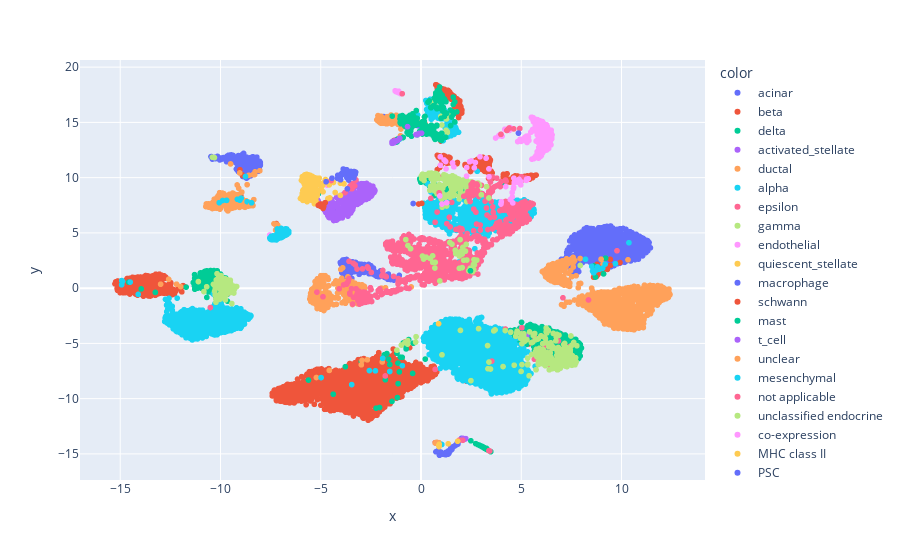

The notebook cell this image was saved under:
### Code cell
import plotly.express as px 

px.scatter(x=data.obsm['X_umap'][:, 0], y=data.obsm['X_umap'][:, 1], color=data.obs['celltype'])

### Figure 1 — Plotly figure (JSON) as saved in the notebook; plotly's stock layout.template omitted (floating-point values rounded to 4 significant figures; data arrays with more than 128 entries replaced by an {"elided": "..."} marker saying what was removed)
{"data": [{"hovertemplate": "color=acinar<br>x=%{x}<br>y=%{y}<extra></extra>", "legendgroup": "acinar", "marker": {"color": "#636efa", "symbol": "circle"}, "mode": "markers", "name": "acinar", "showlegend": true, "type": "scattergl", "x": {"elided": "1368 float values"}, "xaxis": "x", "y": {"elided": "1368 float values"}, "yaxis": "y"}, {"hovertemplate": "color=beta<br>x=%{x}<br>y=%{y}<extra></extra>", "legendgroup": "beta", "marker": {"color": "#EF553B", "symbol": "circle"}, "mode": "markers", "name": "beta", "showlegend": true, "type": "scattergl", "x": {"elided": "3354 float values"}, "xaxis": "x", "y": {"elided": "3354 float values"}, "yaxis": "y"}, {"hovertemplate": "color=delta<br>x=%{x}<br>y=%{y}<extra></extra>", "legendgroup": "delta", "marker": {"color": "#00cc96", "symbol": "circle"}, "mode": "markers", "name": "delta", "showlegend": true, "type": "scattergl", "x": {"elided": "917 float values"}, "xaxis": "x", "y": {"elided": "917 float values"}, "yaxis": "y"}, {"hovertemplate": "color=activated_stellate<br>x=%{x}<br>y=%{y}<extra></extra>", "legendgroup": "activated_stellate", "marker": {"color": "#ab63fa", "symbol": "circle"}, "mode": "markers", "name": "activated_stellate", "showlegend": true, "type": "scattergl", "x": {"elided": "284 float values"}, "xaxis": "x", "y": {"elided": "284 float values"}, "yaxis": "y"}, {"hovertemplate": "color=ductal<br>x=%{x}<br>y=%{y}<extra></extra>", "legendgroup": "ductal", "marker": {"color": "#FFA15A", "symbol": "circle"}, "mode": "markers", "name": "ductal", "showlegend": true, "type": "scattergl", "x": {"elided": "1804 float values"}, "xaxis": "x", "y": {"elided": "1804 float values"}, "yaxis": "y"}, {"hovertemplate": "color=alpha<br>x=%{x}<br>y=%{y}<extra></extra>", "legendgroup": "alpha", "marker": {"color": "#19d3f3", "symbol": "circle"}, "mode": "markers", "name": "alpha", "showlegend": true, "type": "scattergl", "x": {"elided": "4214 float values"}, "xaxis": "x", "y": {"elided": "4214 float values"}, "yaxis": "y"}, {"hovertemplate": "color=epsilon<br>x=%{x}<br>y=%{y}<extra></extra>", "legendgroup": "epsilon", "marker": {"color": "#FF6692", "symbol": "circle"}, "mode": "markers", "name": "epsilon", "showlegend": true, "type": "scattergl", "x": [7.427, 5.808, 3.534, 7.048, 6.171, 6.854, 7.187, 7.363, 6.078, 6.064, 5.655, 6.081, 5.652, 5.923, 6.386, 4.207, 6.152, 6.438, -9.647, -10.12, -10.5, 2.269, 0.4897, 0.9921, 0.5725, 0.9158, 3.017, 0.8868], "xaxis": "x", "y": [-5.276, -6.103, -6.603, -6.274, -5.252, -4.774, -6.468, -6.8, -6.554, -6.278, -6.434, -5.729, -4.388, -6.632, -5.324, -3.698, -6.861, -7.004, -0.4927, -0.9585, -1.753, 9.085, 8.124, 8.18, 8.967, 8.485, 9.297, 10.09], "yaxis": "y"}, {"hovertemplate": "color=gamma<br>x=%{x}<br>y=%{y}<extra></extra>", "legendgroup": "gamma", "marker": {"color": "#B6E880", "symbol": "circle"}, "mode": "markers", "name": "gamma", "showlegend": true, "type": "scattergl", "x": {"elided": "571 float values"}, "xaxis": "x", "y": {"elided": "571 float values"}, "yaxis": "y"}, {"hovertemplate": "color=endothelial<br>x=%{x}<br>y=%{y}<extra></extra>", "legendgroup": "endothelial", "marker": {"color": "#FF97FF", "symbol": "circle"}, "mode": "markers", "name": "endothelial", "showlegend": true, "type": "scattergl", "x": {"elided": "289 float values"}, "xaxis": "x", "y": {"elided": "289 float values"}, "yaxis": "y"}, {"hovertemplate": "color=quiescent_stellate<br>x=%{x}<br>y=%{y}<extra></extra>", "legendgroup": "quiescent_stellate", "marker": {"color": "#FECB52", "symbol": "circle"}, "mode": "markers", "name": "quiescent_stellate", "showlegend": true, "type": "scattergl", "x": {"elided": "173 float values"}, "xaxis": "x", "y": {"elided": "173 float values"}, "yaxis": "y"}, {"hovertemplate": "color=macrophage<br>x=%{x}<br>y=%{y}<extra></extra>", "legendgroup": "macrophage", "marker": {"color": "#636efa", "symbol": "circle"}, "mode": "markers", "name": "macrophage", "showlegend": true, "type": "scattergl", "x": [1.239, 1.839, 1.607, 1.047, 1.185, 1.397, 1.364, 1.213, 1.414, 1.354, 1.534, 0.9218, 1.54, 1.204, 1.236, 0.9987, 1.436, 1.846, 1.396, 1.377, 1.102, 1.247, 1.216, 1.16, 1.438, 1.496, 1.034, 1.002, 1.323, 1.289, 1.735, 1.384, 1.347, 1.48, 1.842, 1.856, 1.768, 1.163, 1.472, 1.541, 2.018, 1.483, 1.805, 1.228, 1.679, 1.24, 1.034, 0.9487, 0.8439, 1.094, 0.98, 1.107, 0.7429, 1.105, 1.612], "xaxis": "x", "y": [-14.97, -14.0, -14.35, -14.97, -14.98, -14.8, -14.74, -14.92, -14.71, -15.02, -14.51, -15.12, -14.52, -15.01, -15.0, -14.98, -14.79, -13.93, -14.75, -14.82, -15.03, -15.07, -15.05, -15.01, -14.71, -14.44, -15.02, -15.01, -14.93, -14.85, -14.19, -14.97, -14.84, -14.63, -14.11, -13.89, -14.18, -15.05, -14.59, -14.59, -13.6, -14.65, -14.02, -14.96, -14.28, -14.87, -14.9, -14.85, -14.71, -15.0, -14.83, -15.0, -14.81, -14.97, -14.35], "yaxis": "y"}, {"hovertemplate": "color=schwann<br>x=%{x}<br>y=%{y}<extra></extra>", "legendgroup": "schwann", "marker": {"color": "#EF553B", "symbol": "circle"}, "mode": "markers", "name": "schwann", "showlegend": true, "type": "scattergl", "x": [-5.012, -5.12, -4.846, -4.993, -5.0, -5.015, -4.917, -4.972, -4.776, -5.035, -4.863, -4.886, -4.903], "xaxis": "x", "y": [7.412, 7.486, 7.424, 7.593, 7.439, 7.529, 7.557, 7.611, 7.738, 7.609, 7.426, 7.218, 7.388], "yaxis": "y"}, {"hovertemplate": "color=mast<br>x=%{x}<br>y=%{y}<extra></extra>", "legendgroup": "mast", "marker": {"color": "#00cc96", "symbol": "circle"}, "mode": "markers", "name": "mast", "showlegend": true, "type": "scattergl", "x": [3.051, 2.935, 3.013, 3.075, 3.01, 3.108, 3.154, 3.128, 3.038, 3.273, 3.254, 3.171, 3.264, 3.13, 3.166, 3.079, 3.083, 3.197, 3.102, 3.177, 3.182, 3.143, 2.84, 2.95, 3.252, 3.166, 3.35, 3.182, 3.47, 3.43, 3.48, 3.456], "xaxis": "x", "y": [-14.36, -14.23, -14.3, -14.37, -14.31, -14.39, -14.44, -14.44, -14.32, -14.56, -14.58, -14.46, -14.5, -14.41, -14.49, -14.36, -14.37, -14.49, -14.4, -14.47, -14.5, -14.43, -14.17, -14.26, -14.5, -14.47, -14.66, -14.48, -14.8, -14.74, -14.8, -14.77], "yaxis": "y"}, {"hovertemplate": "color=t_cell<br>x=%{x}<br>y=%{y}<extra></extra>", "legendgroup": "t_cell", "marker": {"color": "#ab63fa", "symbol": "circle"}, "mode": "markers", "name": "t_cell", "showlegend": true, "type": "scattergl", "x": [2.118, 2.216, 2.156, 2.146, 2.121, 2.233, 2.089], "xaxis": "x", "y": [-13.68, -13.64, -13.69, -13.62, -13.7, -13.62, -13.6], "yaxis": "y"}, {"hovertemplate": "color=unclear<br>x=%{x}<br>y=%{y}<extra></extra>", "legendgroup": "unclear", "marker": {"color": "#FFA15A", "symbol": "circle"}, "mode": "markers", "name": "unclear", "showlegend": true, "type": "scattergl", "x": [-9.094, -9.169, -8.486, -8.338], "xaxis": "x", "y": [9.047, 9.338, 7.545, 8.012], "yaxis": "y"}, {"hovertemplate": "color=mesenchymal<br>x=%{x}<br>y=%{y}<extra></extra>", "legendgroup": "mesenchymal", "marker": {"color": "#19d3f3", "symbol": "circle"}, "mode": "markers", "name": "mesenchymal", "showlegend": true, "type": "scattergl", "x": [-7.248, -6.699, -6.78, -6.98, -7.172, -6.775, -7.117, -6.702, -6.945, -7.254, -7.196, -7.539, -6.99, -6.92, -7.055, -6.989, -6.928, -7.487, -7.478, -7.176, -6.856, -7.099, -6.923, -7.466, -6.735, -7.058, -7.035, -7.36, -7.292, -7.013, -7.392, -7.129, -6.932, -6.846, -7.405, -7.39, -7.307, -7.331, -6.955, -7.228, -6.755, -7.022, -6.944, -7.413, -7.089, -7.212, -7.036, -7.077, -7.099, -7.266, -7.151, -6.873, -7.425, -7.155, -7.084, -7.126, -7.524, -6.596, -7.096, -7.06, -6.678, -7.501, -8.449, -7.178, -7.467, -6.83, -6.599, -6.697, -7.166, -6.789, -6.775, -7.369, -6.979, -7.246, -6.684, -7.008, -7.384, -7.276, -6.68, -7.072], "xaxis": "x", "y": [4.618, 5.353, 5.156, 5.411, 4.65, 5.087, 4.499, 5.343, 4.606, 4.741, 4.48, 4.539, 4.556, 4.621, 4.624, 4.576, 4.771, 4.409, 4.614, 4.95, 4.698, 4.811, 5.245, 4.589, 4.803, 4.918, 4.921, 4.414, 4.597, 4.82, 4.616, 5.034, 4.857, 4.729, 4.473, 4.493, 4.397, 4.549, 5.007, 4.449, 5.364, 4.777, 5.038, 4.409, 4.62, 4.362, 4.7, 4.655, 4.508, 4.384, 4.846, 5.331, 4.371, 4.484, 4.652, 4.514, 4.464, 5.155, 4.746, 4.722, 5.196, 4.552, 7.725, 4.512, 4.703, 4.901, 4.989, 5.254, 5.356, 5.153, 5.244, 4.616, 4.945, 4.382, 5.185, 4.811, 4.724, 4.401, 4.861, 4.978], "yaxis": "y"}, {"hovertemplate": "color=not applicable<br>x=%{x}<br>y=%{y}<extra></extra>", "legendgroup": "not applicable", "marker": {"color": "#FF6692", "symbol": "circle"}, "mode": "markers", "name": "not applicable", "showlegend": true, "type": "scattergl", "x": {"elided": "1154 float values"}, "xaxis": "x", "y": {"elided": "1154 float values"}, "yaxis": "y"}, {"hovertemplate": "color=unclassified endocrine<br>x=%{x}<br>y=%{y}<extra></extra>", "legendgroup": "unclassified endocrine", "marker": {"color": "#B6E880", "symbol": "circle"}, "mode": "markers", "name": "unclassified endocrine", "showlegend": true, "type": "scattergl", "x": [3.01, 2.052, 2.059, 2.458, 2.784, -0.652, -0.5204, 1.913, 2.643, 0.128, 1.977, 0.2566, 0.5818, -0.7568, 2.287, 1.055, 0.7106, 3.27, 0.4562, 0.07289, 1.446, 1.019, 0.5849, 2.218, 1.912, 1.709, 2.088, 2.253, 3.387, 2.616, 2.384, 2.567, 0.9376, 2.634, 2.667, 2.132, 1.95, 1.437, 1.73, 0.6926, 1.545], "xaxis": "x", "y": [8.45, 1.861, 3.088, 1.805, 2.537, 3.86, 3.57, 1.793, 2.58, 2.636, 3.316, 2.808, 2.928, 4.391, 2.544, 7.324, 2.339, 9.18, 2.688, 2.907, 8.23, 8.041, 2.333, 3.343, 2.908, 3.432, 3.693, 3.96, 8.161, 2.151, 1.569, 1.477, 0.6515, 1.65, 2.112, 2.525, 4.394, 4.131, 3.121, 1.823, 3.973], "yaxis": "y"}, {"hovertemplate": "color=co-expression<br>x=%{x}<br>y=%{y}<extra></extra>", "legendgroup": "co-expression", "marker": {"color": "#FF97FF", "symbol": "circle"}, "mode": "markers", "name": "co-expression", "showlegend": true, "type": "scattergl", "x": [1.281, 2.275, 1.048, 3.39, 2.659, 3.389, 2.278, 3.246, 2.712, 2.509, 2.422, 0.9401, 2.942, 4.973, 4.814, 5.25, 4.227, 5.348, 4.006, 4.62, 4.546, 4.611, 4.455, 4.578, 4.978, 4.89, 4.649, 5.268, 3.988, 4.659, 4.555, 4.631, 0.9624, 1.23, 1.572, 0.9703, 1.153, 1.638, 1.249], "xaxis": "x", "y": [7.734, 10.14, 7.609, 10.08, 10.89, 10.79, 10.92, 11.76, 11.37, 11.51, 11.44, 8.344, 11.89, 9.649, 9.583, 9.754, 9.19, 9.901, 7.811, 9.143, 8.655, 9.01, 8.014, 7.715, 9.347, 9.847, 9.543, 9.857, 7.612, 9.577, 8.245, 9.951, 11.89, 11.46, 11.33, 11.12, 11.6, 10.97, 10.8], "yaxis": "y"}, {"hovertemplate": "color=MHC class II<br>x=%{x}<br>y=%{y}<extra></extra>", "legendgroup": "MHC class II", "marker": {"color": "#FECB52", "symbol": "circle"}, "mode": "markers", "name": "MHC class II", "showlegend": true, "type": "scattergl", "x": [1.357, 0.9099, 1.829, 0.8992, 0.8841], "xaxis": "x", "y": [-14.08, -14.13, -13.85, -14.34, -14.22], "yaxis": "y"}, {"hovertemplate": "color=PSC<br>x=%{x}<br>y=%{y}<extra></extra>", "legendgroup": "PSC", "marker": {"color": "#636efa", "symbol": "circle"}, "mode": "markers", "name": "PSC", "showlegend": true, "type": "scattergl", "x": [-3.381, -3.554, -3.613, -3.706, -4.013, -3.92, -3.99, -4.152, -4.022, -4.011, -4.158, -3.948, -4.439, -3.984, -3.36, -3.407, -3.276, -3.406, -3.26, -3.324, -3.419, -3.373, -3.478, -3.669, -3.607, -3.494, -3.422, -3.624, -3.489, -3.425, -3.417, -3.395, -3.415, -4.733, -3.338, 4.863, -3.35, -3.837, -0.3911, -3.796, -3.845, -3.645, -3.709, -3.757, -3.701, -3.63, -3.694, -3.695, -3.772, -3.73, -3.879, -3.829, -3.743, -3.775], "xaxis": "x", "y": [10.18, 10.13, 10.5, 10.58, 9.805, 10.28, 10.3, 10.21, 10.24, 10.27, 9.927, 10.39, 9.95, 10.17, 10.54, 10.45, 10.32, 10.52, 10.5, 10.22, 10.35, 10.53, 10.2, 8.99, 9.785, 10.51, 10.45, 10.19, 10.56, 10.35, 10.44, 10.32, 10.33, 9.627, 10.55, 14.03, 9.972, 10.73, 7.66, 10.56, 10.64, 10.37, 10.36, 10.64, 10.61, 10.5, 9.993, 10.7, 10.33, 10.6, 10.78, 10.67, 10.72, 10.53], "yaxis": "y"}, {"hovertemplate": "color=unclassified<br>x=%{x}<br>y=%{y}<extra></extra>", "legendgroup": "unclassified", "marker": {"color": "#EF553B", "symbol": "circle"}, "mode": "markers", "name": "unclassified", "showlegend": true, "type": "scattergl", "x": [-0.1173, 0.03863], "xaxis": "x", "y": [7.616, 7.672], "yaxis": "y"}, {"hovertemplate": "color=dropped<br>x=%{x}<br>y=%{y}<extra></extra>", "legendgroup": "dropped", "marker": {"color": "#00cc96", "symbol": "circle"}, "mode": "markers", "name": "dropped", "showlegend": true, "type": "scattergl", "x": {"elided": "178 float values"}, "xaxis": "x", "y": {"elided": "178 float values"}, "yaxis": "y"}, {"hovertemplate": "color=mesenchyme<br>x=%{x}<br>y=%{y}<extra></extra>", "legendgroup": "mesenchyme", "marker": {"color": "#ab63fa", "symbol": "circle"}, "mode": "markers", "name": "mesenchyme", "showlegend": true, "type": "scattergl", "x": [0.02719, -0.1717, -1.06, -1.353, -1.154, -1.291, -1.26, -1.443, -1.348, -0.2499, -1.444, -1.301, -1.382, -0.09105, -1.202, -0.1924, -1.345, -1.333, -1.357, -1.348, -1.41, -1.383, -1.399, -0.1768, -1.361, -0.6717, -1.345], "xaxis": "x", "y": [14.03, 13.9, 13.57, 13.22, 13.38, 13.25, 13.29, 13.1, 13.19, 13.89, 13.23, 13.35, 13.18, 14.02, 13.32, 13.92, 13.19, 13.2, 13.16, 13.18, 13.28, 13.16, 13.13, 13.91, 13.17, 14.62, 13.15], "yaxis": "y"}], "layout": {"legend": {"title": {"text": "color"}, "tracegroupgap": 0}, "margin": {"t": 60}, "xaxis": {"anchor": "y", "domain": [0, 1], "title": {"text": "x"}}, "yaxis": {"anchor": "x", "domain": [0, 1], "title": {"text": "y"}}}}
